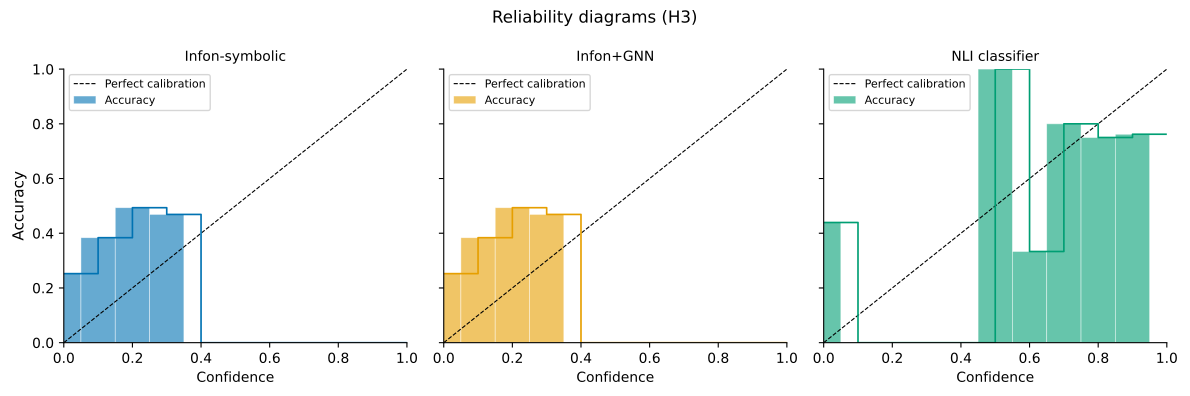

Reproduce this figure in Python.
"""
reliability_diagrams.py — H3 panel figure.

Reads h3_panel.json and produces 15-bin reliability (calibration) diagrams,
one subplot per system.

Usage:
    python reliability_diagrams.py [--input PATH] [--output PATH]

Defaults:
    --input  paper/results/h3_panel.json
    --output paper/figures/reliability_diagrams.pdf
"""

import argparse
import json
import os

import matplotlib
matplotlib.use("Agg")
import matplotlib.pyplot as plt
import numpy as np

# Color-blind-safe palette per system (cycled)
SYSTEM_COLORS = ["#0072B2", "#E69F00", "#009E73", "#D55E00"]

DISPLAY_NAMES = {
    "infon_symbolic": "Infon-symbolic",
    "infon_gnn": "Infon+GNN",
    "flat_retrieval": "Flat retrieval",
    "symbolic_floor": "Symbolic floor",
    "nli_classifier": "NLI classifier",
    "llm_zeroshot": "LLM zero-shot",
}


def parse_args() -> argparse.Namespace:
    parser = argparse.ArgumentParser(description="Produce reliability_diagrams.pdf")
    parser.add_argument(
        "--input",
        default=os.path.join(os.path.dirname(__file__), "..", "results", "h3_panel.json"),
        help="Path to h3_panel.json",
    )
    parser.add_argument(
        "--output",
        default=os.path.join(os.path.dirname(__file__), "reliability_diagrams.pdf"),
        help="Path for output PDF",
    )
    return parser.parse_args()


def main() -> None:
    args = parse_args()

    with open(args.input, "r", encoding="utf-8") as fh:
        data = json.load(fh)

    systems: list[str] = data["systems"]
    calibration: dict = data["calibration"]

    n_systems = len(systems)
    fig, axes = plt.subplots(1, n_systems, figsize=(4 * n_systems, 4), sharey=True)
    if n_systems == 1:
        axes = [axes]

    for idx, (ax, system) in enumerate(zip(axes, systems)):
        color = SYSTEM_COLORS[idx % len(SYSTEM_COLORS)]
        sys_cal = calibration[system]
        bins: list[float] = sys_cal["bins"]
        accuracies: list[float] = sys_cal["accuracies"]

        # Diagonal perfect-calibration reference
        ax.plot([0, 1], [0, 1], "k--", linewidth=0.8, label="Perfect calibration")

        # Bar chart of calibration bins (gap from diagonal)
        bin_width = bins[0] if len(bins) > 1 else 0.1
        if len(bins) > 1:
            bin_width = bins[1] - bins[0]
        bin_lefts = [b - bin_width for b in bins]
        ax.bar(
            bin_lefts,
            accuracies,
            width=bin_width,
            align="edge",
            color=color,
            alpha=0.6,
            edgecolor="white",
            linewidth=0.5,
            label="Accuracy",
        )
        # Confidence line
        ax.step(
            [0.0] + list(np.array(bins) - bin_width / 2) + [1.0],
            [accuracies[0]] + list(accuracies) + [accuracies[-1]],
            where="post",
            color=color,
            linewidth=1.2,
        )

        ax.set_xlim(0, 1)
        ax.set_ylim(0, 1)
        ax.set_xlabel("Confidence", fontsize=10)
        ax.set_title(DISPLAY_NAMES.get(system, system.replace("_", " ")), fontsize=10)
        ax.spines["top"].set_visible(False)
        ax.spines["right"].set_visible(False)
        if idx == 0:
            ax.set_ylabel("Accuracy", fontsize=11)
        ax.legend(fontsize=8, loc="upper left")

    fig.suptitle("Reliability diagrams (H3)", fontsize=12)
    fig.tight_layout()

    os.makedirs(os.path.dirname(os.path.abspath(args.output)), exist_ok=True)
    fig.savefig(args.output, format="pdf", bbox_inches="tight")
    plt.close(fig)


if __name__ == "__main__":
    main()
